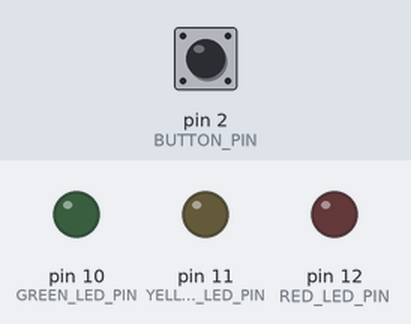
This sketch was run on a simulated Arduino Uno, built with avr-gcc and run on an emulated ATmega328P. Parts: output pins drawn as LEDs (lit = HIGH). Dashed ring = blinking. The inputs (shaded band) are chosen by the test bench; at power-on: pin 2 (BUTTON_PIN) HIGH.

Above: at 1.2 s.
1.3 s: pin 2 (BUTTON_PIN) pulled LOW for 1 s
At 3.1 s:
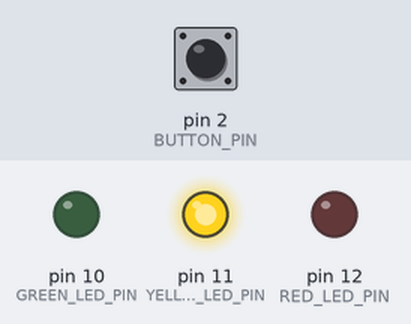
3.8 s: pin 2 (BUTTON_PIN) pulled LOW for 0.15 s
At 4.3 s:
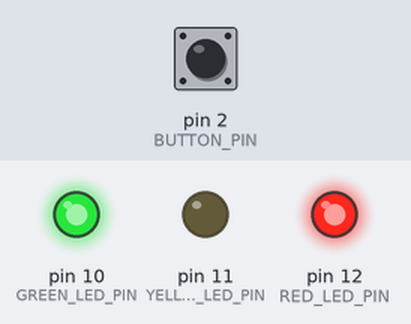
5.4 s: pin 2 (BUTTON_PIN) pulled LOW for 3.2 s
At 5.85 s:
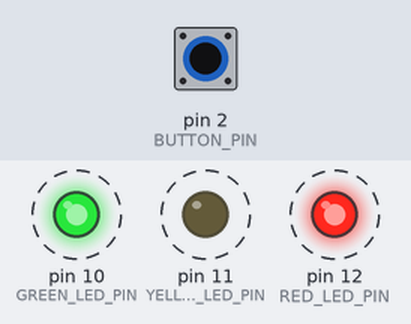
Timing chart, 0 to 9.9 s (numbered marks = the images above; inputs shaded):
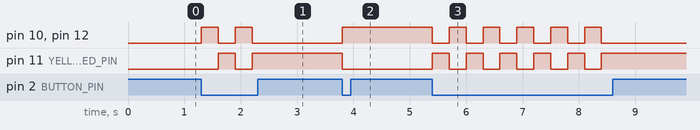

The sketch:

project_4_2.ino
```cpp
//Project 4.2 - Blink LEDs when Press Button is not Pressed

  //When button is not pressed:
    //Red and Green power on, Yellow off
    // 300ms
    //Red and Green power off, Yellow on
    // 300ms

  //When button is pressed:
    //we do nothing (keep current states of all LEDs unchanged)

#define RED_LED_PIN 12
#define YELLOW_LED_PIN 11
#define GREEN_LED_PIN 10

#define BUTTON_PIN 2

int LED_BINK_STATE = 1;

void setup() {
  pinMode(BUTTON_PIN, INPUT);

  pinMode(RED_LED_PIN, OUTPUT);
  pinMode(YELLOW_LED_PIN, OUTPUT);
  pinMode(GREEN_LED_PIN, OUTPUT);

  //initialize all states of all pins to LOW
  digitalWrite(RED_LED_PIN, LOW);
  digitalWrite(YELLOW_LED_PIN, LOW);
  digitalWrite(GREEN_LED_PIN, LOW);
}

void loop() {
  if (digitalRead(BUTTON_PIN) == LOW){
    if (LED_BINK_STATE == 1){
      digitalWrite(RED_LED_PIN, HIGH);
      digitalWrite(YELLOW_LED_PIN, LOW);
      digitalWrite(GREEN_LED_PIN, HIGH);
      LED_BINK_STATE = 2;
    } else {
      digitalWrite(RED_LED_PIN, LOW);
      digitalWrite(YELLOW_LED_PIN, HIGH);
      digitalWrite(GREEN_LED_PIN, LOW);
      LED_BINK_STATE = 1;
    }
    delay(300);
  }

}
```

Measured:
- after the input at 1.3 s, pin 10 (GREEN_LED_PIN), pin 12 (RED_LED_PIN): alternates HIGH for 0.30 s and LOW for 0.30 s, 4 changes in all, then stays LOW, starting at once; pin 11 (YELLOW_LED_PIN): LOW → HIGH after 0.30 s, → LOW 0.30 s later, → HIGH 0.30 s later
- after the input at 3.8 s, pin 10 (GREEN_LED_PIN), pin 12 (RED_LED_PIN): LOW → HIGH at once; pin 11 (YELLOW_LED_PIN): HIGH → LOW at once
- after the input at 5.4 s, pin 10 (GREEN_LED_PIN), pin 12 (RED_LED_PIN): alternates HIGH for 0.30 s and LOW for 0.30 s, 11 changes in all, then stays LOW, starting at once; pin 11 (YELLOW_LED_PIN): alternates HIGH for 0.30 s and LOW for 0.30 s, 11 changes in all, then stays HIGH, starting at once
